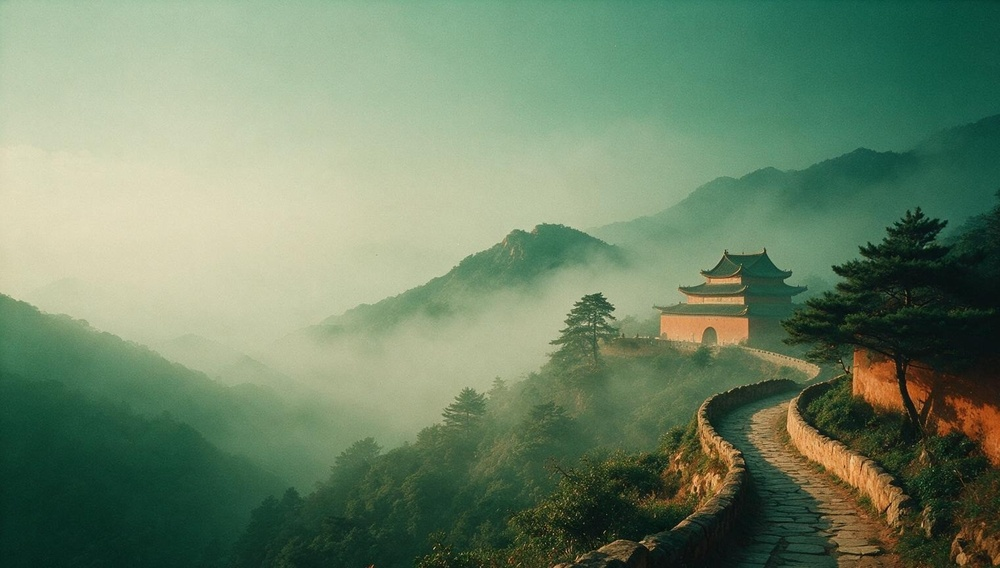
#> input picture travel-frontend-vue/src/assets/img/hero-handbook.jpg, 1000 x 568 px, shrunk from 1520 x 864 before the run, found by its file name
$ python crop_watermark.py
#> lines starting #> are read from the running program, lines starting #| are printed output that depends on the picture
"""Clean crop: drop bottom watermark strip only. No blur, no stretch."""
from PIL import Image
import os

root = r"D:\wcy\project\Travel-Assistant\travel-frontend-vue\src\assets\img"
src = os.path.join(root, "candidates")

jobs = [
    ("hero-handbook.jpg", 160),
    ("cover-hangzhou.jpg", 160),
    ("cover-chengdu.jpg", 160),
    ("cover-xian.jpg", 160),
    ("cover-chongqing.jpg", 160),
    ("cover-beijing.jpg", 160),
    ("cover-shanghai.jpg", 160),
    ("bento-notebook.jpg", 170),
]

for name, bottom in jobs:
    path = os.path.join(src, name)
    im = Image.open(path).convert("RGB")
#> im is the input picture: PIL image 1000x568 RGB; mean R, G, B 109.8, 132.2, 104
    w, h = im.size
#> w = 1000; h = 568
    # crop bottom strip + tiny right margin
    im2 = im.crop((0, 0, w - 16, h - bottom))
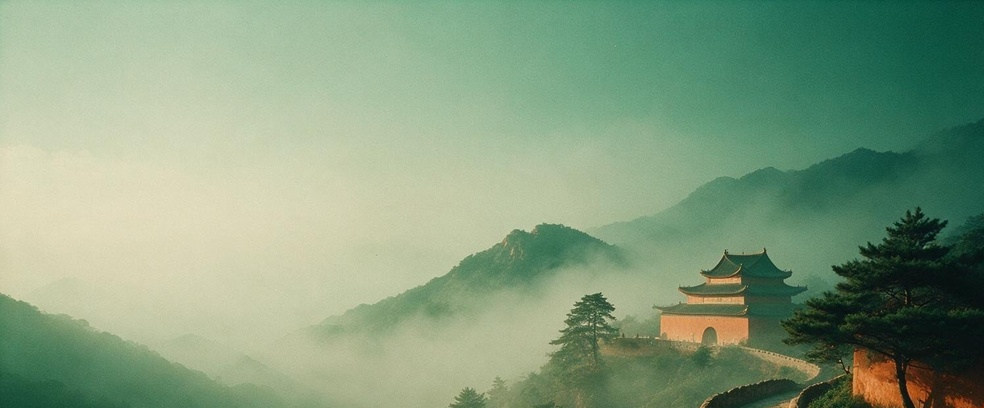
#> im2: PIL image 984x408 RGB; mean R, G, B 133.3, 157.4, 127.4
    out = os.path.join(root, name)
    im2.save(out, "JPEG", quality=90, optimize=True)
    print(f"{name}: {w}x{h} -> {im2.size}  {os.path.getsize(out)} bytes")
#| hero-handbook.jpg: 1000x568 -> (984, 408)  76431 bytes
#> pass 2 of the loop `for name, bottom in jobs:`:
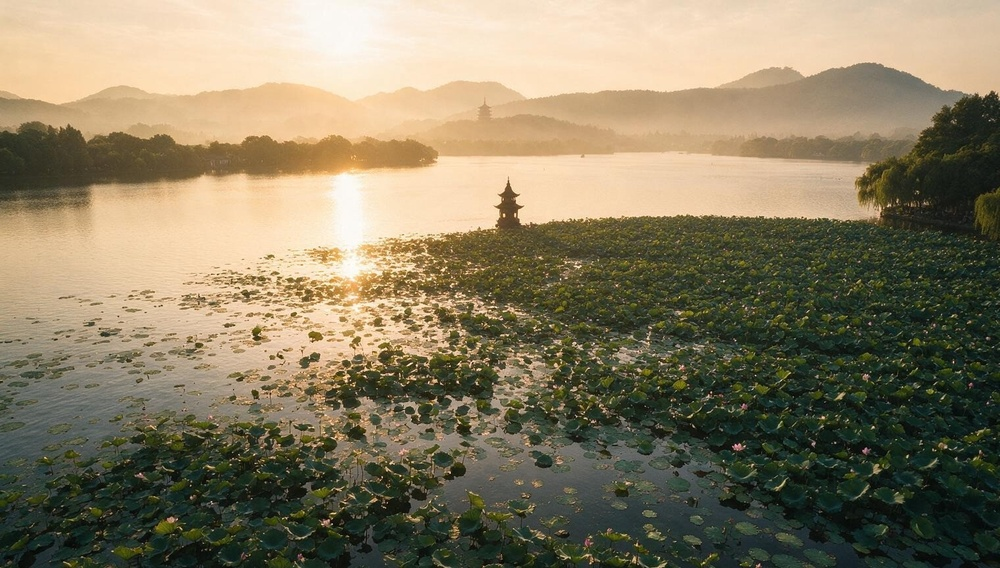
#> input picture travel-frontend-vue/src/assets/img/cover-hangzhou.jpg, 1000 x 568 px, shrunk from 1520 x 864 before the run, found by its file name
#> im is the input picture: PIL image 1000x568 RGB; mean R, G, B 135.5, 124.7, 98.7
#> `im2 = im.crop((0, 0, w - 16, h - bottom))`:
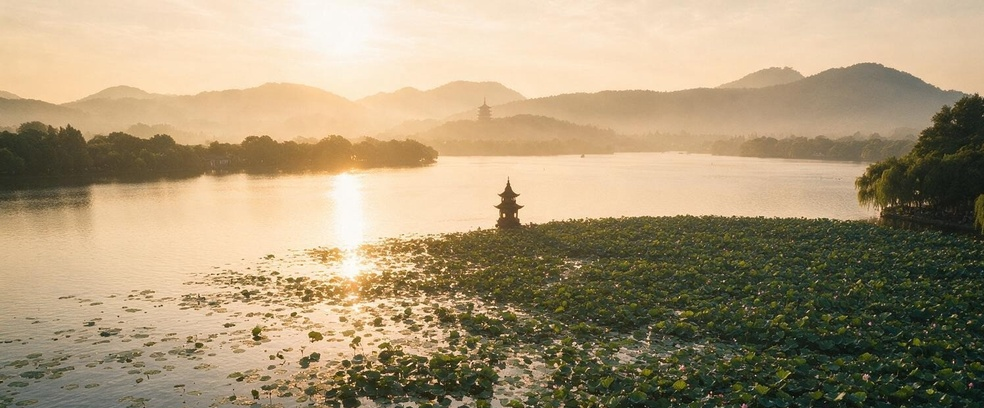
#> im2: PIL image 984x408 RGB; mean R, G, B 169.5, 151.5, 120.2
#| cover-hangzhou.jpg: 1000x568 -> (984, 408)  123061 bytes
#> pass 3 of the loop `for name, bottom in jobs:`:
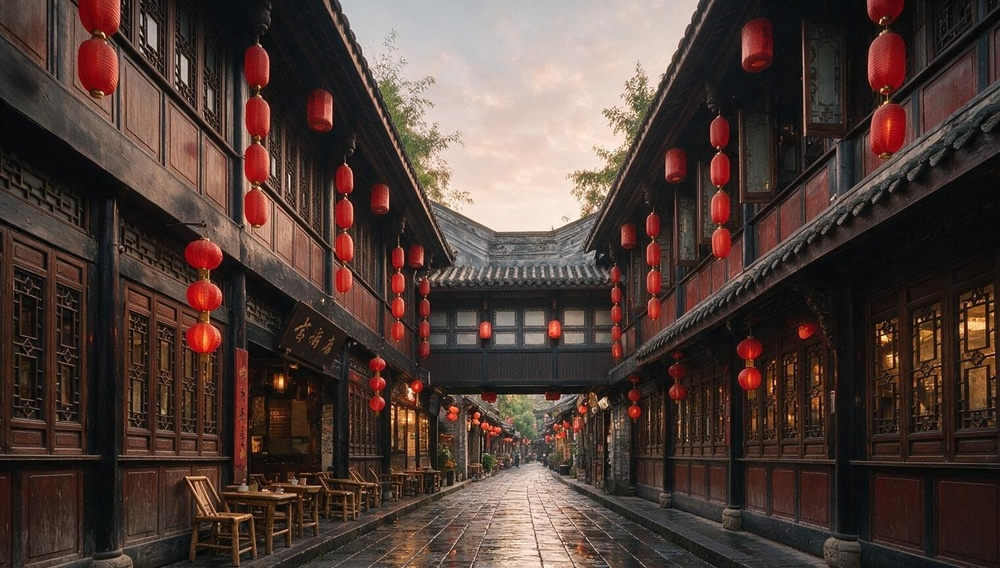
#> input picture travel-frontend-vue/src/assets/img/cover-chengdu.jpg, 1000 x 568 px, shrunk from 1520 x 864 before the run, found by its file name
#> im is the input picture: PIL image 1000x568 RGB; mean R, G, B 79.1, 61.8, 55.7
#> `im2 = im.crop((0, 0, w - 16, h - bottom))`:
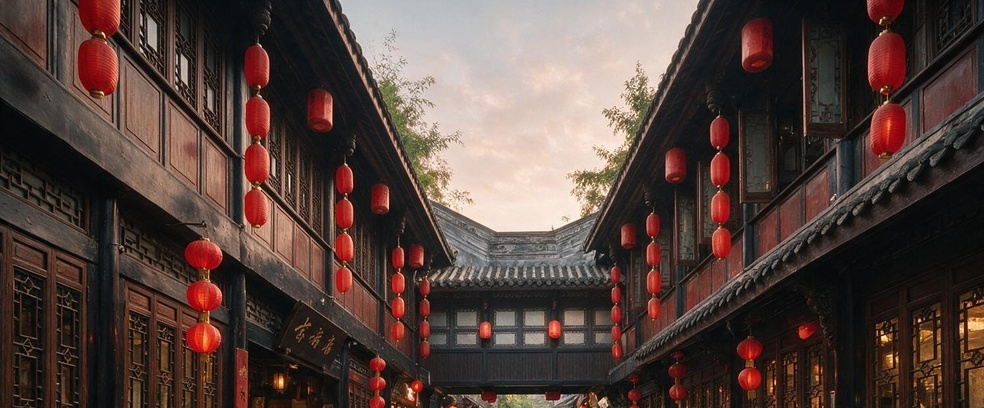
#> im2: PIL image 984x408 RGB; mean R, G, B 84.9, 66.7, 61.2
#| cover-chengdu.jpg: 1000x568 -> (984, 408)  135851 bytes
#> (the run stopped early here; a loop or call above may not have finished)
